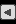

Tiled map render using the project's own tile images. Description and the whole map definition, tile-layer contents included, below:
An orthogonal 2x3 tile map with 8x8 px tiles, 1 tile layer (Tile Layer 1).

<map version="1.2" tiledversion="1.3.2" orientation="orthogonal" renderorder="right-down" compressionlevel="-1" width="2" height="3" tilewidth="8" tileheight="8" infinite="0" nextlayerid="2" nextobjectid="1">
 <tileset firstgid="1" source="guiTileset.tsx" />
 <layer id="1" name="Tile Layer 1" width="2" height="3">
  <data encoding="csv">
22,23,
26,27,
28,29
</data>
 </layer>
</map>